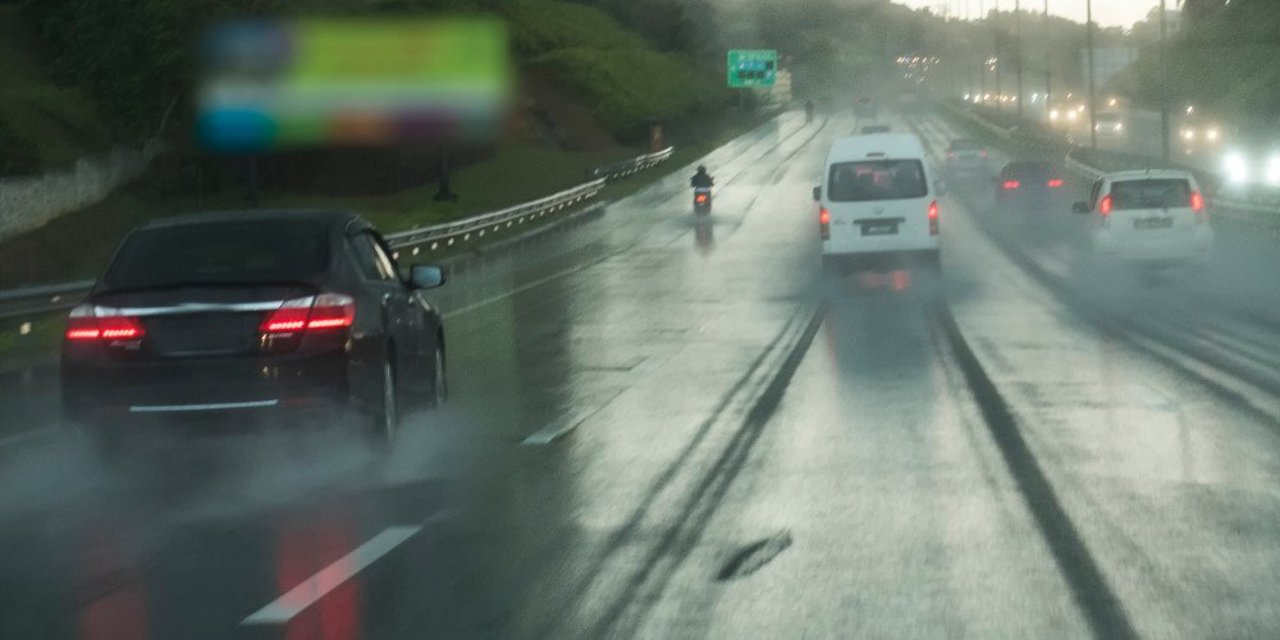
#> input picture data/raw/images/foggy-004.jpg, 1280 x 640 px, found by its file name; its folder holds 4 pictures in this run
$ python process_dataset.py
#> lines starting #> are read from the running program, lines starting #| are printed output that depends on the picture
#> in process_dataset, original_image is the input picture: shape (640, 1280, 3); mean B, G, R 104.2, 113.5, 101.7
### effects/effects.py
# Copyright 2024 LeafEvans, Sichuan University
#
# Licensed under the Apache License, Version 2.0 (the "License");
# you may not use this file except in compliance with the License.
# You may obtain a copy of the License at
#
#     http://www.apache.org/licenses/LICENSE-2.0
#
# Unless required by applicable law or agreed to in writing, software
# distributed under the License is distributed on an "AS IS" BASIS,
# WITHOUT WARRANTIES OR CONDITIONS OF ANY KIND, either express or implied.
# See the License for the specific language governing permissions and
# limitations under the License.

"""图像效果处理模块.

本模块提供了一系列图像处理函数，用于添加各种视觉效果，如噪声、模糊、天气效果等。
包含了常见的图像处理操作，如高斯噪声、运动模糊、雪效果等。

典型用法:
    image = cv2.imread('input.jpg')
    noisy_image = add_gaussian_noise(image)
    blurred_image = add_motion_blur(noisy_image)
"""

import cv2
import numpy as np
from PIL import Image, ImageFilter
import scipy.ndimage as ndimage


# 常量定义
DEFAULT_MEAN = 0  # 高斯噪声的默认均值
DEFAULT_STD_DEV = 50  # 高斯噪声的默认标准差
DEFAULT_SCALE = 0.3  # 散粒噪声的默认比例因子
DEFAULT_PROBABILITY = 0.05  # 脉冲噪声的默认概率
DEFAULT_KERNEL_SIZE = 25  # 模糊核的默认大小
DEFAULT_BLUR_RADIUS = 3  # 磨砂玻璃模糊的默认半径
DEFAULT_ZOOM_FACTOR = 1.5  # 变焦模糊的默认因子
DEFAULT_DENSITY = 0.0005  # 雪效果的默认密度
DEFAULT_BRIGHTNESS = 1.5  # 雪效果的默认亮度
DEFAULT_LAYERS = 3  # 雪效果的默认层数
DEFAULT_ANGLE = 45  # 雪效果的默认角度
DEFAULT_INTENSITY = 0.5  # 霜冻和雾效果的默认强度
DEFAULT_BRIGHTNESS_FACTOR = 2.0  # 亮度调整的默认因子
DEFAULT_CONTRAST_FACTOR = 2.0  # 对比度调整的默认因子
DEFAULT_ALPHA = 200  # 弹性变形的默认强度
DEFAULT_SIGMA = 20  # 弹性变形的高斯滤波默认标准差
DEFAULT_PIXEL_SIZE = 20  # 像素化效果的默认大小
DEFAULT_JPEG_QUALITY = 10  # JPEG压缩的默认质量


def add_gaussian_noise(image, mean=DEFAULT_MEAN, std_dev=DEFAULT_STD_DEV):
    """为图像添加高斯噪声.

    Args:
        image: numpy.ndarray 类型的输入图像
        mean: 噪声的均值，默认为 DEFAULT_MEAN
        std_dev: 噪声的标准差，默认为 DEFAULT_STD_DEV

    Returns:
        numpy.ndarray: 添加高斯噪声后的图像
    """
    noise = np.random.normal(mean, std_dev, image.shape).astype(np.float32)
    noisy_image = np.clip(image + noise, 0, 255).astype(np.uint8)
    return noisy_image


# [319 lines left out: functions add_shot_noise, add_impulse_noise, add_defocus_blur, add_frosted_glass_blur, add_motion_blur, add_zoom_blur and 8 more, not called in this run]

### scripts/process_dataset.py
# Copyright 2024 LeafEvans, Sichuan University
#
# Licensed under the Apache License, Version 2.0 (the "License");
# you may not use this file except in compliance with the License.
# You may obtain a copy of the License at
#
#     http://www.apache.org/licenses/LICENSE-2.0
#
# Unless required by applicable law or agreed to in writing, software
# distributed under the License is distributed on an "AS IS" BASIS,
# WITHOUT WARRANTIES OR CONDITIONS OF ANY KIND, either express or implied.
# See the License for the specific language governing permissions and
# limitations under the License.

"""数据集处理模块.

本模块提供了一系列用于处理图像数据集的函数，包括：
- 应用各种图像效果（如高斯噪声、运动模糊等）
- 处理和复制标签文件
- 生成处理效果的可视化对比图

典型用法:
    effects_dict = {
        'Gaussian': [add_gaussian_noise],
        'Motion': [add_motion_blur]
    }
    process_dataset('input/images', 'input/labels', 'output', effects_dict)
"""

import sys
import os

sys.path.append(os.path.abspath(os.path.join(os.path.dirname(__file__), "..")))

import cv2
import shutil
import random
import matplotlib.pyplot as plt
from matplotlib.patches import Rectangle
from effects.effects import (
    add_gaussian_noise,
    add_shot_noise,
    add_impulse_noise,
    add_defocus_blur,
    add_frosted_glass_blur,
    add_motion_blur,
    add_zoom_blur,
    add_snow,
    add_frost,
    add_fog,
    adjust_brightness,
    adjust_contrast,
    add_elastic_transform,
    add_pixelation,
    add_jpeg_compression,
)


def process_image(image_path, output_path, effects):
    """处理单张图像并保存结果.

    Args:
        image_path: str类型，输入图像的文件路径
        output_path: str类型，输出图像的文件路径
        effects: list类型，要应用的效果函数列表

    Returns:
        None
    """
#> called with image_path = 'data/raw/images/foggy-001.jpg'
    image = cv2.imread(image_path)  # 读取图像
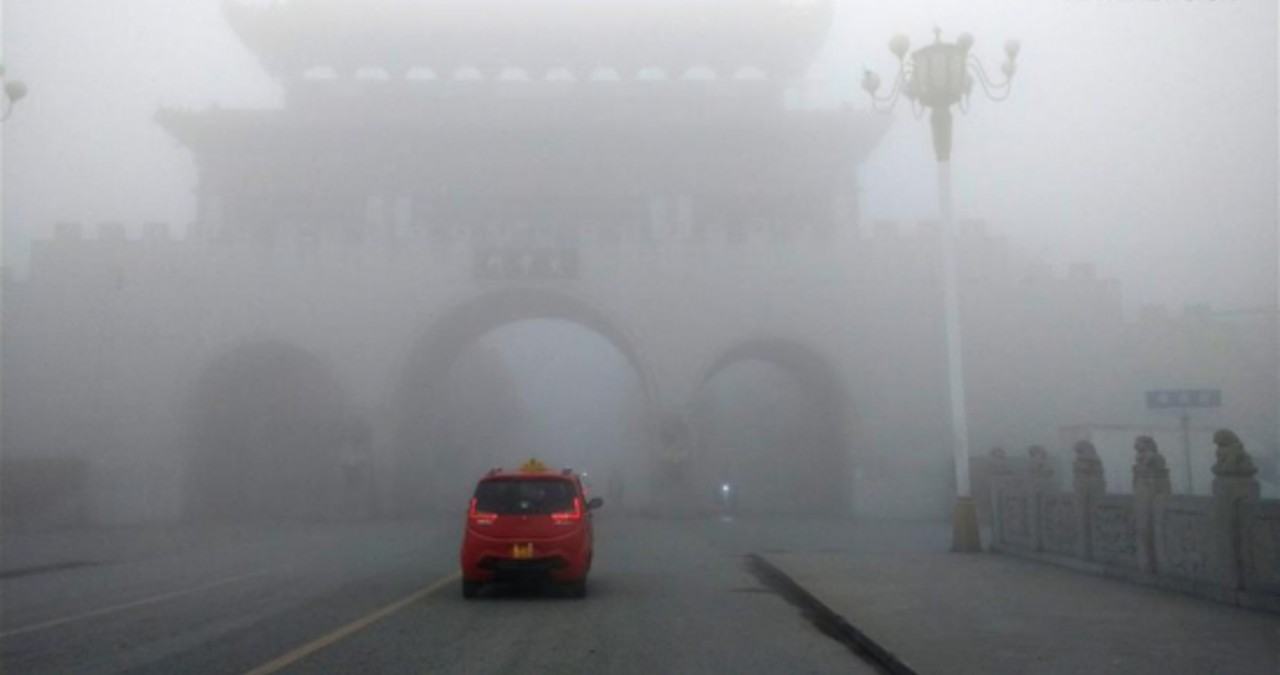
#> input picture data/raw/images/foggy-001.jpg, 1280 x 675 px, found by its file name
#> image is the input picture: shape (675, 1280, 3); mean B, G, R 148.8, 145.3, 144.1
    for effect in effects:
        image = effect(image)  # 应用每个效果
#> this loop made 1 pass
#> pass 1, in add_gaussian_noise, `noisy_image = np.clip(image + noise, 0, 255).astype(np.uint8)`:
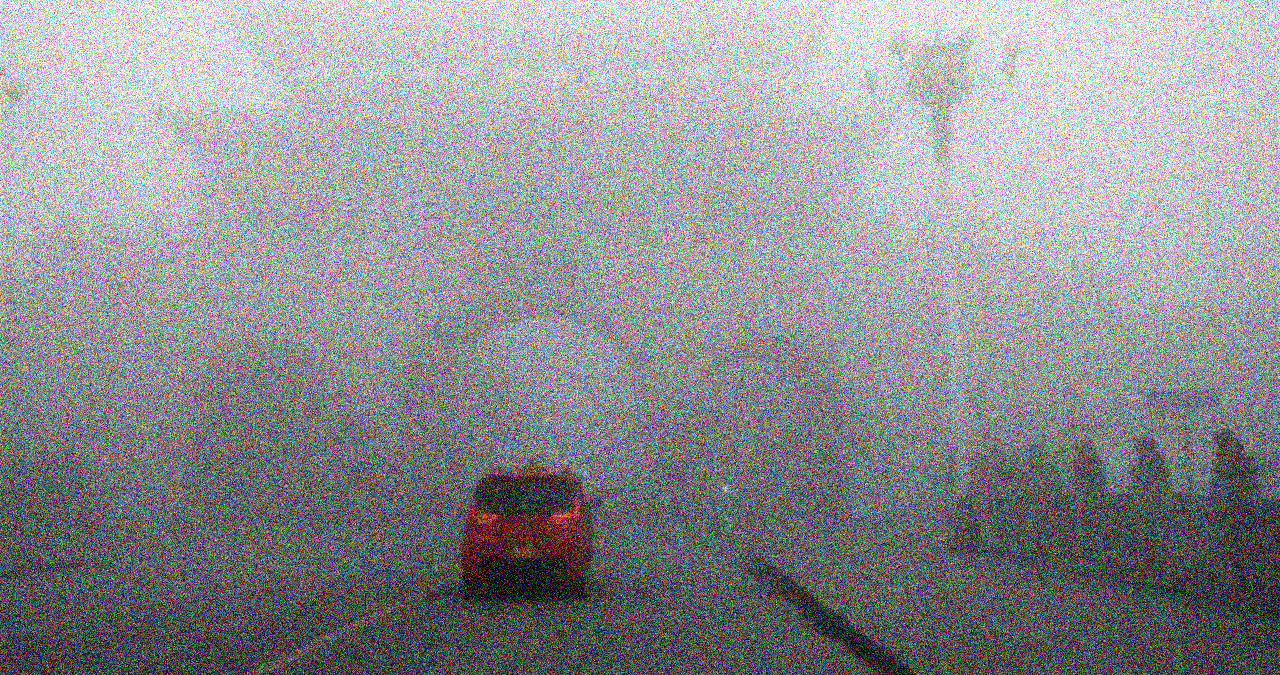
#> noisy_image: shape (675, 1280, 3); mean B, G, R 146.9, 143.7, 142.5
    cv2.imwrite(output_path, image)  # 保存处理后的图像


def copy_labels(input_label_dir, output_label_dir):
    """复制标签文件到指定目录.

    Args:
        input_label_dir: str类型，输入标签的目录路径
        output_label_dir: str类型，输出标签的目录路径

    Returns:
        None
    """
    if not os.path.exists(output_label_dir):
        os.makedirs(output_label_dir)  # 如果输出目录不存在，则创建

#> (the run stopped early here; a loop or call above may not have finished)
